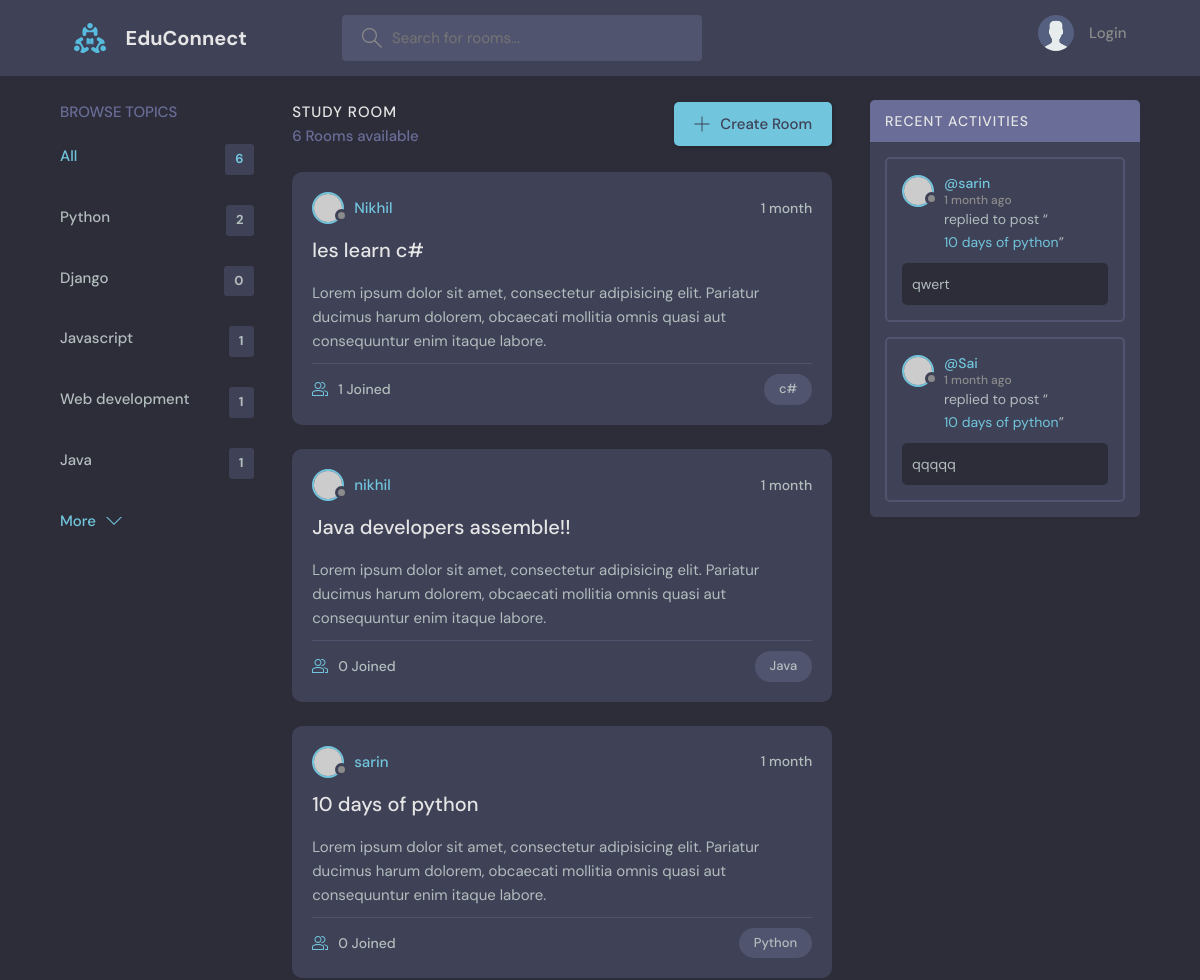
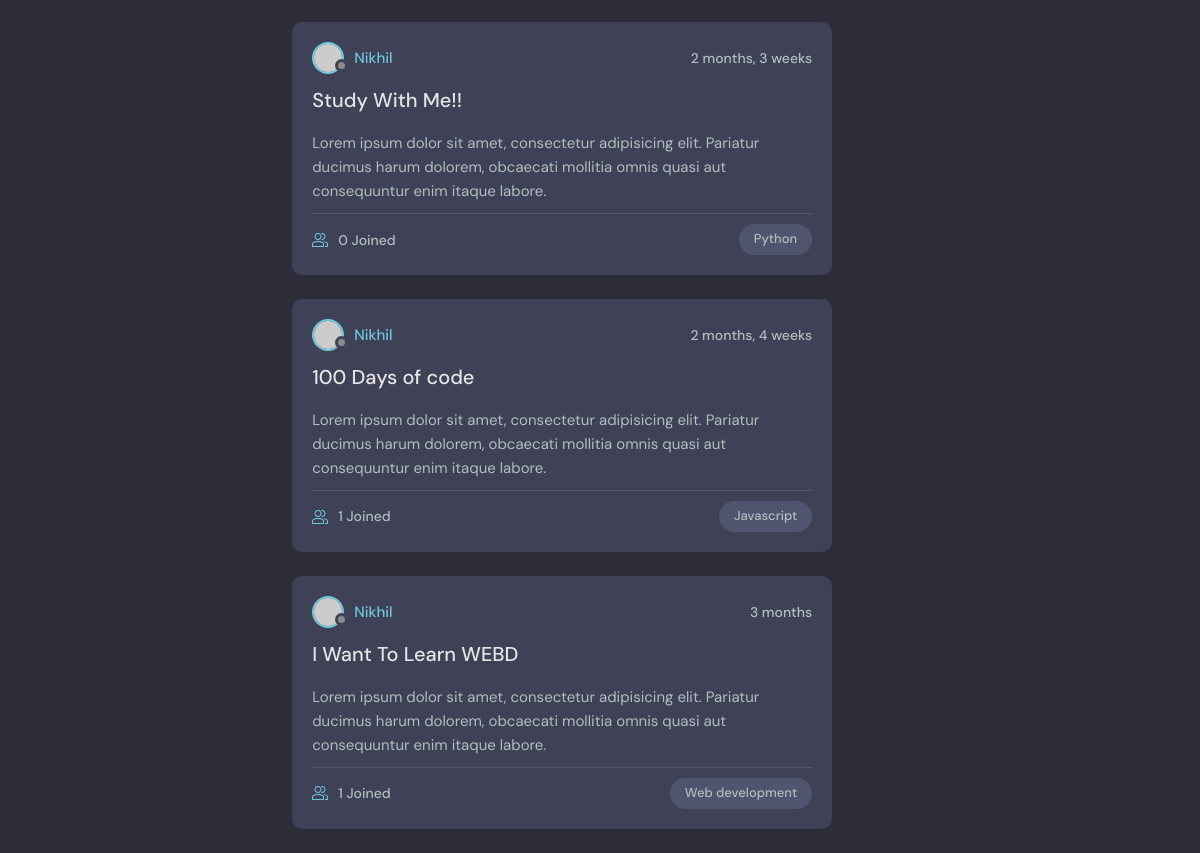
The page / on the database its author committed (2 pictures, top to bottom).
### base/models.py (models this page shows, shortened)
class Topic(models.Model):
  name=models.CharField(max_length=200)

class Room(models.Model):
  host=models.ForeignKey(User,on_delete=models.SET_NULL,null=True)
  topic=models.ForeignKey(Topic,on_delete=models.SET_NULL,null=True)
  name=models.CharField(max_length=200)
  description=models.TextField(null=True,blank=True)
  participants=models.ManyToManyField(User,related_name='participants',blank=True)
  updated=models.DateTimeField(auto_now=True)
  created=models.DateTimeField(auto_now_add=True)
  class Meta:
    ordering=["-updated","-created"]
  def __str__(self):
    return self.name

class Message(models.Model):
  user=models.ForeignKey(User,on_delete=models.CASCADE)
  room=models.ForeignKey(Room,on_delete=models.CASCADE)
  body=models.TextField()
  updated=models.DateTimeField(auto_now=True)
  created=models.DateTimeField(auto_now_add=True)

### base/views.py (the view)
# urls.py: path('', views.home, name="home"),
def home(request):
  q=request.GET.get('q') if request.GET.get('q') != None else ''
  rooms=Room.objects.filter(
    Q(topic__name__icontains=q) |
    Q(name__icontains=q)  |
    Q(description__icontains=q)
  )
  topic=Topic.objects.all()[0:5]
  room_count=rooms.count()
  room_messages=Message.objects.filter(Q(room__topic__name__icontains=q)).order_by('-created')
  context={'rooms':rooms,'topics':topic,'room_count': room_count,'room_messages':room_messages}
  return render(request, 'base/home.html',context)

### base/templates/base/home.html (shortened to what this page needs)
{% extends 'main.html' %} {% block content %}
<main class="layout layout--3">
  <div class="container">
    {% include 'base/topics_components.html' %}
    <div class="roomList">
      <div class="roomList__header">
        <div>
          <h2>Study Room</h2>
          <p>{{ room_count }} Rooms available</p>
        </div>
        <a class="btn btn--main" href="{% url 'create-room' %}">
          <svg
            version="1.1"
            xmlns="http://www.w3.org/2000/svg"
            width="32"
            height="32"
            viewBox="0 0 32 32"
          >
            <title>add</title>
            <path
              d="M16.943 0.943h-1.885v14.115h-14.115v1.885h14.115v14.115h1.885v-14.115h14.115v-1.885h-14.115v-14.115z"
            ></path>
          </svg>
          Create Room
        </a>
      </div>
      {% include 'base/feed_components.html' %}
    </div>
    {% include 'base/activity_component.html' %}
  </div>
</main>
{% endblock %}

### base/templates/base/topics_components.html
<div class="topics">
  <div class="topics__header">
    <h2>Browse Topics</h2>
  </div>
  <ul class="topics__list">
    <li>
      <a href="{% url 'home' %}" class="active"
        >All <span>{{ room_count }}</span></a
      >
    </li>
    {% for topic in topics %}
    <li>
      <a href="{% url 'home' %}?q={{topic.name}}"
        >{{topic.name}}<span>{{topic.room_set.all.count}}</span></a
      >
    </li>
    {% endfor %}
  </ul>
  <a class="btn btn--link" href="{% url 'topics' %}">
    More
    <svg
      version="1.1"
      xmlns="http://www.w3.org/2000/svg"
      width="32"
      height="32"
      viewBox="0 0 32 32"
    >
      <title>chevron-down</title>
      <path d="M16 21l-13-13h-3l16 16 16-16h-3l-13 13z"></path>
    </svg>
  </a>
</div>

### base/templates/base/feed_components.html (shortened to what this page needs)
{% for room in rooms %}
<div class="roomListRoom">
  <div class="roomListRoom__header">
    <a
      href="{% url 'user-profile' room.host.id %}"
      class="roomListRoom__author"
    >
      <div class="avatar avatar--small">
        <img src="https://randomuser.me/api/portraits/women/11.jpg" />
      </div>
      <span>{{room.host.username}}</span>
    </a>
    <div class="roomListRoom__actions">
      <span>{{room.created|timesince}}</span>
    </div>
  </div>
  <div class="roomListRoom__content">
    <a href="{% url 'room' room.id %}">{{room.name}}</a>
    <p>
      Lorem ipsum dolor sit amet, consectetur adipisicing elit. Pariatur ducimus
      harum dolorem, obcaecati mollitia omnis quasi aut consequuntur enim itaque
      labore.
    </p>
  </div>
  <div class="roomListRoom__meta">
    <a href="{% url 'room' room.id %}" class="roomListRoom__joined">
      {{room.participants.all.count}} Joined
    </a>
    <p class="roomListRoom__topic">{{room.topic.name}}</p>
  </div>
</div>
{% endfor %}

### base/templates/base/activity_component.html (shortened to what this page needs)
<div class="activities">
  <div class="activities__header">
    <h2>Recent Activities</h2>
  </div>
  {% if room_messages %} {% for message in room_messages %}
  <div class="activities__box">
    <div class="activities__boxHeader roomListRoom__header">
      {% if message.user and message.user.id %}
      <a
        href="{% url 'user-profile' message.user.id %}"
        class="roomListRoom__author"
      >
        <div class="avatar avatar--small">
          <img
            src="{{ message.user.profile.image.url|default:'https://randomuser.me/api/portraits/women/11.jpg' }}"
            alt="Avatar"
          />
        </div>
        <p>
          @{{ message.user }}
          <span>{{ message.created|timesince }} ago</span>
        </p>
      </a>
      {% else %}
      <p>Anonymous User</p>
      {% endif %}
    </div>
    <div class="activities__boxContent">
      <p>
        replied to post “<a href="{% url 'room' message.room.id %}"
          >{{ message.room }}</a
        >”
      </p>
      <div class="activities__boxRoomContent">{{ message.body }}</div>
    </div>
  </div>
  {% endfor %} {% else %}
  <p>No recent activities to show.</p>
  {% endif %}
</div>

### rows shown on the page
Topic: name "Python", room_set.all.count "2"
Topic: name "Django", room_set.all.count "0"
Topic: name "Javascript", room_set.all.count "1"
Topic: name "Web development", room_set.all.count "1"
Topic: name "Java", room_set.all.count "1"
Room: host.username "Nikhil", created "1 month", name "les learn c#", participants.all.count "1", topic.name "c#"
Room: host.username "nikhil", created "1 month", name "Java developers assemble!!", participants.all.count "0", topic.name "Java"
Room: host.username "sarin", created "1 month", name "10 days of python", participants.all.count "0", topic.name "Python"
Room: host.username "Nikhil", created "2 months, 3 weeks", name "Study With Me!!", participants.all.count "0", topic.name "Python"
Room: host.username "Nikhil", created "2 months, 4 weeks", name "100 Days of code", participants.all.count "1", topic.name "Javascript"
Room: host.username "Nikhil", created "3 months", name "I Want To Learn WEBD", participants.all.count "1", topic.name "Web development"
Message: user "sarin", created "1 month", room "10 days of python", body "qwert"
Message: user "Sai", created "1 month", room "10 days of python", body "qqqqq"

### other values the page prints
{{ room_count }} "6"
